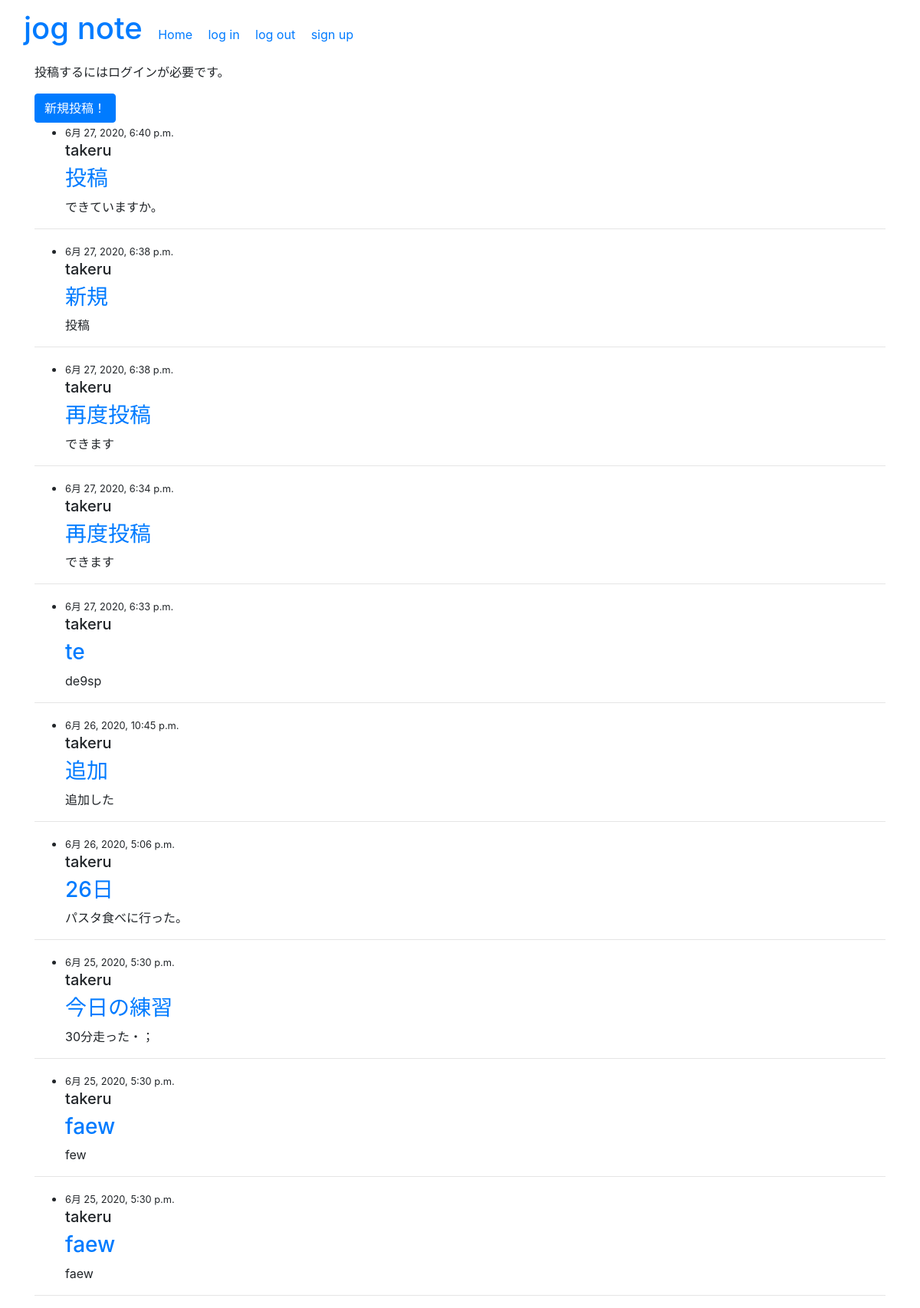
The page / on the database its author committed.
### blog/models.py (models this page shows, shortened)
class Post(models.Model):
    date_posted = models.DateTimeField(default=timezone.now)
    author = models.ForeignKey(User, on_delete=models.CASCADE)
    title = models.CharField(max_length=100)
    content = models.TextField()

### blog/views.py (the view)
# urls.py: path('', views.PostListView.as_view(), name='blog-home'),
class PostListView(ListView):
    model = Post
    template_name = 'blog/home.html'
    context_object_name = 'posts'
    ordering = ['-date_posted']

### blog/templates/blog/home.html (shortened to what this page needs)
{% load static %} {% load sass_tags %}
<!DOCTYPE html>
<html lang="ja">
  <head>
    <link
      rel="stylesheet"
      href="https://stackpath.bootstrapcdn.com/bootstrap/4.5.0/css/bootstrap.min.css"
    />
    <link
      rel="stylesheet"
      type="text/css"
      href="{% sass_src 'css/style.sass' %}"
    />
  </head>
  <body>
    <header>
      <nav class="navbar navbar-default">
        <div class="container-fluid">
          <div class="navbar-header">
            <a class="navbar-brand mr-3" href="#"><h1>jog note</h1></a>
            <a class="icon-bar mr-3" href="{% url 'blog-home' %}">Home</a>
            <a class="icon-bar mr-3" href="{% url 'login' %}">log in</a>
            <a class="icon-bar mr-3" href="{% url 'logout' %}">log out</a>
            <a class="icon-bar mr-3" href="{% url 'signup' %}">sign up</a>
          </div>
        </div>
      </nav>
    </header>
    <div class="container">
      <main>
        <form action="{% url 'post-create' %}">
          <p>投稿するにはログインが必要です。</p>
          <button type="submit" class="btn btn-primary icon-bar">
            新規投稿！
          </button>
        </form>
        {% for post in posts %}
        <ul>
          <li>
            <small>{{ post.date_posted }}</small>
            <h5>{{ post.author }}</h5>
            <h3>
              <a href="{% url 'post-detail' post.id %}">{{post.title }}</a>
            </h3>
            <p>{{ post.content }}</p>
          </li>
        </ul>
        <hr />
        {% endfor %}
      </main>
    </div>
  </body>
</html>

### rows shown on the page
Post: date_posted "6月 27, 2020, 6:40 p.m.", author "takeru", title "投稿", content "できていますか。"
Post: date_posted "6月 27, 2020, 6:38 p.m.", author "takeru", title "新規", content "投稿"
Post: date_posted "6月 27, 2020, 6:38 p.m.", author "takeru", title "再度投稿", content "できます"
Post: date_posted "6月 27, 2020, 6:34 p.m.", author "takeru", title "再度投稿", content "できます"
Post: date_posted "6月 27, 2020, 6:33 p.m.", author "takeru", title "te", content "de9sp"
Post: date_posted "6月 26, 2020, 10:45 p.m.", author "takeru", title "追加", content "追加した"
Post: date_posted "6月 26, 2020, 5:06 p.m.", author "takeru", title "26日", content "パスタ食べに行った。"
Post: date_posted "6月 25, 2020, 5:30 p.m.", author "takeru", title "今日の練習", content "30分走った・；"
Post: date_posted "6月 25, 2020, 5:30 p.m.", author "takeru", title "faew", content "few"
Post: date_posted "6月 25, 2020, 5:30 p.m.", author "takeru", title "faew", content "faew"
